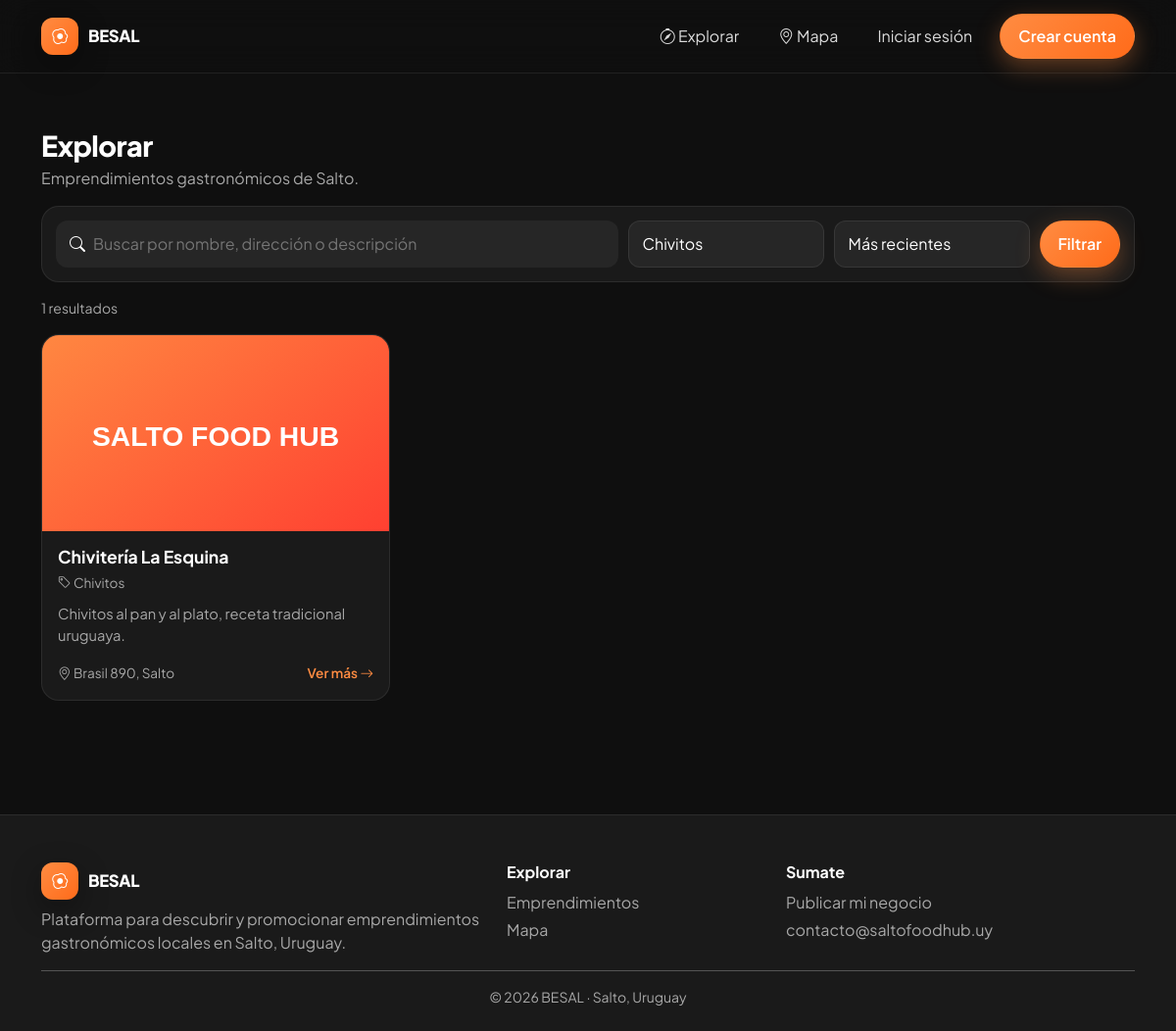
The page /?p=explorar&categoria_id=4 on the database its author committed.
### tables this page shows
CREATE TABLE emprendimientos (
    id INT AUTO_INCREMENT PRIMARY KEY,
    usuario_id INT NOT NULL,
    categoria_id INT DEFAULT NULL,
    nombre VARCHAR(120) NOT NULL,
    slug VARCHAR(150) NOT NULL UNIQUE,
    descripcion TEXT,
    logo VARCHAR(255) DEFAULT NULL,
    portada VARCHAR(255) DEFAULT NULL,
    direccion VARCHAR(200),
    telefono VARCHAR(40),
    whatsapp VARCHAR(40),
    instagram VARCHAR(100),
    facebook VARCHAR(100),
    horarios VARCHAR(255),
    latitud DECIMAL(10,7) DEFAULT NULL,
    longitud DECIMAL(10,7) DEFAULT NULL,
    aprobado TINYINT(1) NOT NULL DEFAULT 0,
    destacado TINYINT(1) NOT NULL DEFAULT 0,
    visitas INT NOT NULL DEFAULT 0,
    creado_en DATETIME NOT NULL DEFAULT CURRENT_TIMESTAMP,
    FOREIGN KEY (usuario_id) REFERENCES usuarios(id) ON DELETE CASCADE,
    FOREIGN KEY (categoria_id) REFERENCES categorias(id) ON DELETE SET NULL,
    INDEX idx_categoria (categoria_id),
    INDEX idx_aprobado (aprobado)
);

CREATE TABLE categorias (
    id INT AUTO_INCREMENT PRIMARY KEY,
    nombre VARCHAR(60) NOT NULL UNIQUE,
    slug VARCHAR(80) NOT NULL UNIQUE,
    icono VARCHAR(60) DEFAULT 'bi-shop',
    color VARCHAR(20) DEFAULT '#ff8c42',
    orden INT NOT NULL DEFAULT 0
);

### app/controllers/HomeController.php (called while the page is built, shortened)
<?php
class HomeController
{
    public static function explorar(): void {
        $categorias = Categoria::all();
        $f = [
            'q' => trim($_GET['q'] ?? ''),
            'categoria_id' => (int)($_GET['categoria_id'] ?? 0),
            'orden' => $_GET['orden'] ?? 'recientes',
        ];
        $total = Emprendimiento::countAll($f);
        $pg = paginate_args($total);
        $f['limit']=$pg['limit']; $f['offset']=$pg['offset'];
        $emprendimientos = Emprendimiento::search($f);
        require BASE_PATH . '/app/views/layouts/main.php';
    }
}

### includes/helpers.php (called while the page is built, shortened)
<?php
function e(?string $str): string {
    return htmlspecialchars((string)$str, ENT_QUOTES | ENT_SUBSTITUTE, 'UTF-8');
}
function url(string $path = ''): string {
    return rtrim(SITE_URL, '/') . '/' . ltrim($path, '/');
}
function asset(string $path): string {
    return rtrim(ASSETS_URL, '/') . '/' . ltrim($path, '/');
}
function paginate_args(int $total, int $perPage = ITEMS_PER_PAGE): array {
    $page = max(1, (int)($_GET['page'] ?? 1));
    $pages = max(1, (int)ceil($total / $perPage));
    $page = min($page, $pages);
    return ['page' => $page, 'pages' => $pages, 'offset' => ($page - 1) * $perPage, 'limit' => $perPage];
}

### includes/bootstrap.php (called while the page is built, shortened)
<?php
require_once __DIR__ . '/../config/database.php';
require_once __DIR__ . '/helpers.php';
spl_autoload_register(function ($class) {
    $paths = [
        BASE_PATH . '/app/models/' . $class . '.php',
        BASE_PATH . '/app/controllers/' . $class . '.php',
    ];
    foreach ($paths as $p) {
        if (file_exists($p)) { require_once $p; return; }
    }
});

### config/database.php (called while the page is built)
<?php
class Database
{
    private static ?PDO $instance = null;
    public static function getConnection(): PDO
    {
        if (self::$instance === null) {
            $dsn = 'mysql:host=' . DB_HOST . ';dbname=' . DB_NAME . ';charset=' . DB_CHARSET;
            $options = [
                PDO::ATTR_ERRMODE            => PDO::ERRMODE_EXCEPTION,
                PDO::ATTR_DEFAULT_FETCH_MODE => PDO::FETCH_ASSOC,
                PDO::ATTR_EMULATE_PREPARES   => false,
            ];
            try {
                self::$instance = new PDO($dsn, DB_USER, DB_PASS, $options);
            } catch (PDOException $e) {
                if (ENVIRONMENT === 'development') {
                    die('Error de conexión a la BD: ' . $e->getMessage());
                }
                die('Error de conexión a la base de datos.');
            }
        }
        return self::$instance;
    }
}

### app/models/Categoria.php (called while the page is built, shortened)
<?php
class Categoria
{
    public static function db(): PDO { return Database::getConnection(); }
    public static function all(): array {
        return self::db()->query("SELECT * FROM categorias ORDER BY orden, nombre")->fetchAll();
    }
}

### app/models/Emprendimiento.php (called while the page is built, shortened)
<?php
class Emprendimiento
{
    public static function db(): PDO { return Database::getConnection(); }
    public static function search(array $f = []): array {
        $sql = "SELECT e.*, c.nombre AS categoria_nombre, c.icono AS categoria_icono,
                       (SELECT AVG(estrellas) FROM resenas r WHERE r.emprendimiento_id=e.id AND r.aprobada=1) AS rating,
                       (SELECT COUNT(*) FROM resenas r WHERE r.emprendimiento_id=e.id AND r.aprobada=1) AS reviews
                FROM emprendimientos e
                LEFT JOIN categorias c ON c.id = e.categoria_id
                WHERE e.aprobado=1";
        $params = [];
        if (!empty($f['categoria_id'])) { $sql .= " AND e.categoria_id=?"; $params[] = (int)$f['categoria_id']; }
        $orden = $f['orden'] ?? 'recientes';
        $sql .= match($orden) {
            'rating' => " ORDER BY rating DESC, reviews DESC",
            'populares' => " ORDER BY visitas DESC",
            default => " ORDER BY e.creado_en DESC",
        };
        $limit = (int)($f['limit'] ?? 50); $offset = (int)($f['offset'] ?? 0);
        $sql .= " LIMIT $limit OFFSET $offset";
        $st = self::db()->prepare($sql);
        $st->execute($params);
        return $st->fetchAll();
    }
    public static function countAll(array $f = []): int {
        $sql = "SELECT COUNT(*) FROM emprendimientos e WHERE e.aprobado=1";
        $params=[];
        if (!empty($f['categoria_id'])) { $sql.=" AND e.categoria_id=?"; $params[]=(int)$f['categoria_id']; }
        $st=self::db()->prepare($sql); $st->execute($params); return (int)$st->fetchColumn();
    }
}

### app/views/emprendimientos/lista.php (the view, shortened to what this page needs)
<section class="sfh-section">
  <div class="container">
    <div class="sfh-page-head">
      <div>
        <h1 class="sfh-section-title mb-1">Explorar</h1>
        <p class="text-muted mb-0">Emprendimientos gastronómicos de Salto.</p>
      </div>
    </div>
    <form method="get" class="sfh-filters">
      <div class="sfh-filters-search">
        <i class="bi bi-search"></i>
        <input type="text" name="q" value="<?= e($f['q']) ?>" placeholder="Buscar por nombre, dirección o descripción">
      </div>
      <select name="categoria_id" class="form-select">
        <?php foreach ($categorias as $c): ?>
          <option value="<?= (int)$c['id'] ?>" <?= $f['categoria_id']==$c['id']?'selected':'' ?>><?= e($c['nombre']) ?></option>
        <?php endforeach; ?>
      </select>
      <select name="orden" class="form-select">
        <option value="recientes" <?= $f['orden']==='recientes'?'selected':'' ?>>Más recientes</option>
      </select>
      <button class="sfh-btn sfh-btn-primary">Filtrar</button>
    </form>
    <p class="text-muted small my-3"><?= (int)$total ?> resultados</p>
    <div class="row g-4">
      <?php foreach ($emprendimientos as $emp): ?>
        <div class="col-md-6 col-lg-4"><?php include BASE_PATH . '/app/views/partials/card_emp.php'; ?></div>
      <?php endforeach; ?>
    </div>
  </div>
</section>

### app/views/partials/card_emp.php (shortened to what this page needs)
<a href="<?= url('?p=ver&slug='.urlencode($emp['slug'])) ?>" class="sfh-card">
  <div class="sfh-card-img" style="background-image:url('<?= $emp['logo'] ? uploaded($emp['logo'],'logos') : asset('img/placeholder.svg') ?>')"></div>
  <div class="sfh-card-body">
    <div class="d-flex justify-content-between align-items-start gap-2">
      <h5 class="sfh-card-title"><?= e($emp['nombre']) ?></h5>
    </div>
    <p class="sfh-card-meta"><i class="bi bi-tag"></i> <?= e($emp['categoria_nombre'] ?? 'Sin categoría') ?></p>
    <p class="sfh-card-desc"><?= e(mb_substr($emp['descripcion'] ?? '',0,90)) ?><?= mb_strlen($emp['descripcion'] ?? '')>90?'…':'' ?></p>
    <div class="sfh-card-foot">
      <span><i class="bi bi-geo-alt"></i> <?= e(mb_substr($emp['direccion'] ?? 'Salto',0,40)) ?></span>
      <span class="sfh-link">Ver más <i class="bi bi-arrow-right"></i></span>
    </div>
  </div>
</a>

### assets/css/styles.css (style rules this page uses)
:root { --bg: #0f0f0f; --surface: #1a1a1a; --surface-2: #262626; --primary: #ff8c42; --primary-2: #ff6b1a; --text: #ffffff; --text-muted: #a8a8a8; --border: rgba(255,255,255,.08); --radius: 18px; --radius-sm: 12px; --shadow-1: 0 10px 30px rgba(0,0,0,.35); --shadow-2: 0 20px 60px rgba(0,0,0,.45); --glass: rgba(255,255,255,.06); --transition: .25s cubic-bezier(.4,0,.2,1); }
* { box-sizing: border-box; }
html, body { background: var(--bg); color: var(--text); font-family: 'Plus Jakarta Sans', system-ui, sans-serif; -webkit-font-smoothing: antialiased; }
a { color: inherit; text-decoration: none; }
.text-muted { color: var(--text-muted) !important; }
.sfh-btn { display:inline-flex; align-items:center; gap:8px; padding:10px 18px; border-radius:999px; border:1px solid transparent; font-weight:600; cursor:pointer; transition: var(--transition); }
.sfh-btn-primary { background: linear-gradient(135deg, var(--primary), var(--primary-2)); color:#fff; box-shadow: 0 8px 24px color-mix(in oklab, var(--primary) 35%, transparent); }
.sfh-section { padding: 56px 0; }
.sfh-section-title { font-size: 1.8rem; font-weight: 800; letter-spacing:-.02em; margin:0; }
.sfh-link { color: var(--primary); font-weight: 600; }
.sfh-page-head { margin-bottom: 16px; }
.sfh-card { display:flex; flex-direction:column; background: var(--surface); border:1px solid var(--border); border-radius: var(--radius); overflow:hidden; transition: var(--transition); height:100%; }
.sfh-card-img { height: 200px; background-size: cover; background-position: center; background-color: var(--surface-2); }
.sfh-card-body { padding: 16px; display:flex; flex-direction:column; gap:6px; }
.sfh-card-title { font-size:1.1rem; font-weight:700; margin:0; }
.sfh-card-meta { color: var(--text-muted); font-size:.85rem; margin:0; }
.sfh-card-desc { color: var(--text-muted); font-size:.92rem; margin: 4px 0 12px; }
.sfh-card-foot { display:flex; justify-content:space-between; align-items:center; font-size:.85rem; color: var(--text-muted); margin-top:auto; }
.sfh-filters { display:grid; grid-template-columns: 1fr 200px 200px auto; gap:10px; padding: 14px; background: var(--surface); border:1px solid var(--border); border-radius: var(--radius); }
.sfh-filters-search { display:flex; align-items:center; gap:8px; background: var(--surface-2); border-radius: var(--radius-sm); padding: 0 14px; }
.sfh-filters-search input { background: transparent; border:0; outline:0; color: var(--text); padding: 12px 0; width:100%; }
.sfh-filters .form-select { background: var(--surface-2); border-color: var(--border); color: var(--text); }
.form-control, .form-select { background: var(--surface-2); border:1px solid var(--border); color: var(--text); border-radius: 12px; padding: 10px 14px; }

### rows shown on the page
emprendimientos: nombre "Chivitería La Esquina", categoria.nombre "Chivitos", descripcion "Chivitos al pan y al plato, receta tradicional uruguaya.", direccion "Brasil 890, Salto"

### other values the page prints
SITE_NAME "BESAL"
$total "1"
SITE_DESCRIPTION "Plataforma para descubrir y promocionar emprendimientos gastronómicos locales en Salto, Uruguay."
SITE_EMAIL "contacto@saltofoodhub.uy"
form field categoria_id "Chivitos"
